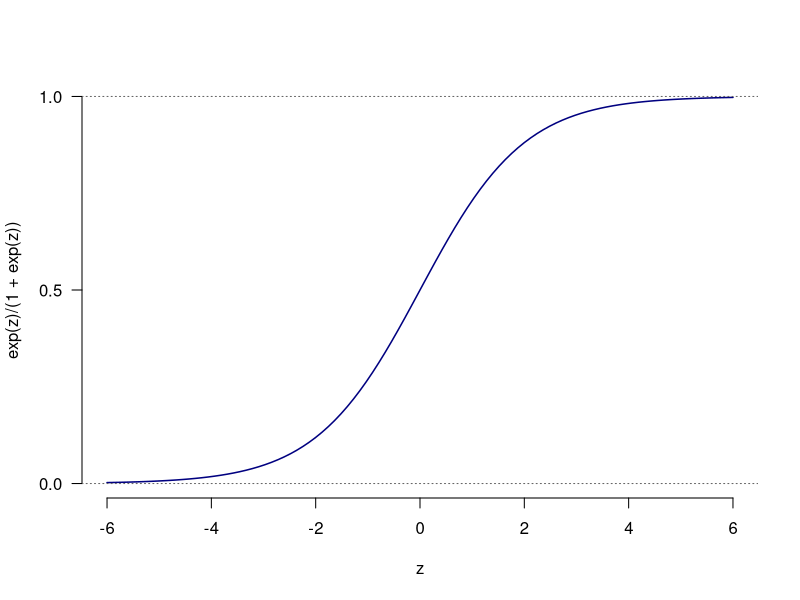
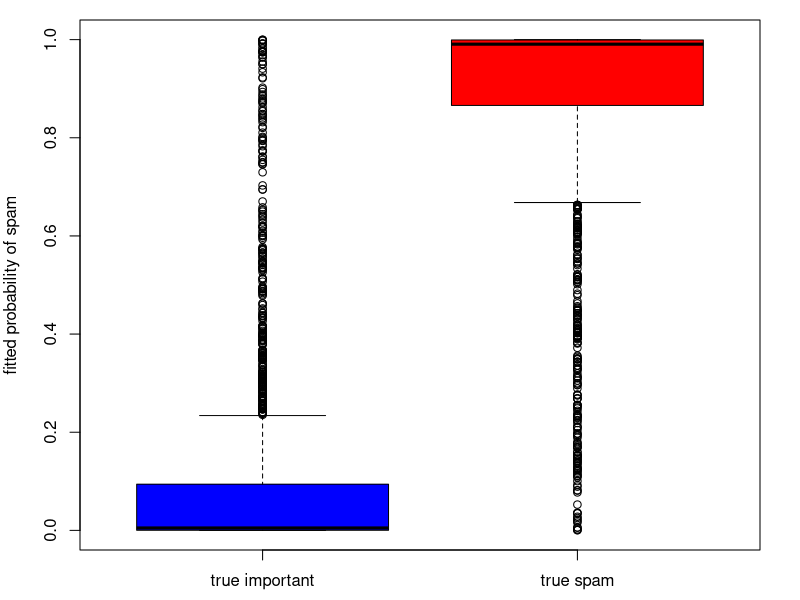
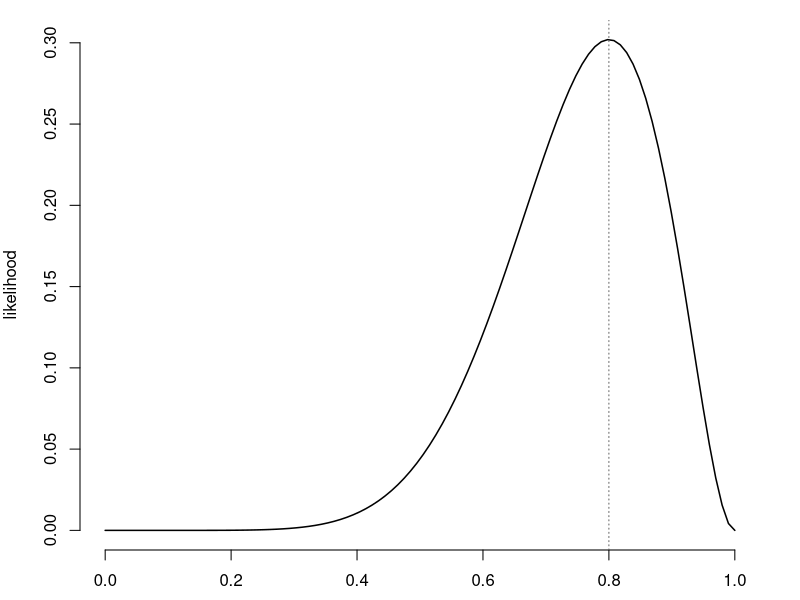
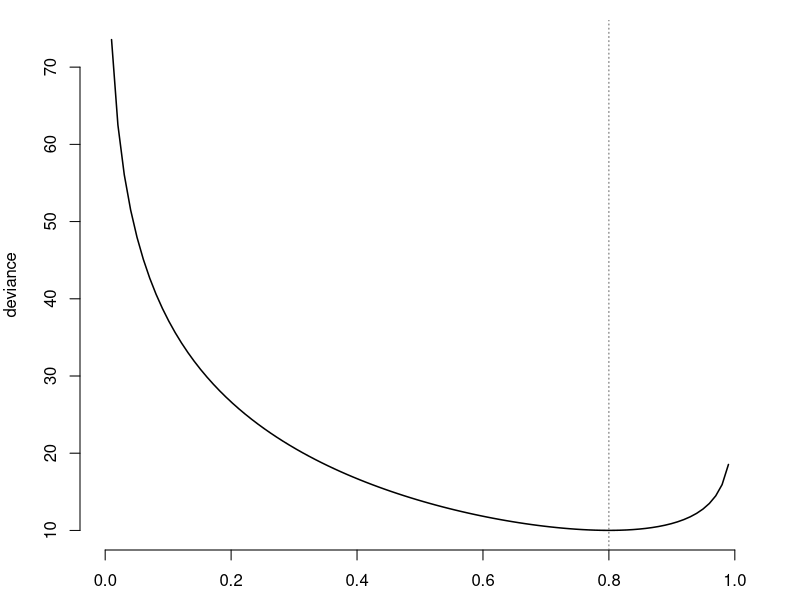

Reproduce these figures in R, in order.
####### Regression #######
###### Logistic Regression

### Spam Logistic Regression

# plot the sigmoidal curve
#png("sigmoidalCurve.png", width=4, height=4, units="in", res=720)
z <- seq(-6,6,length=100)
plot(z, exp(z)/(1+exp(z)), col="navy", type="l", lwd=1.5, bty="n", yaxt="n")
axis(2, at=c(0,0.5,1), las=1)
abline(h=0, lty=3, col="grey40")
abline(h=1, lty=3, col="grey40")
#dev.off()

spammy<- read.csv("Spam.csv")
spammy[c(1,4000), c(16,56,58)]
spamFit <- glm(spam ~ ., data=spammy, family='binomial')
summary(spamFit)
1-spamFit$deviance/spamFit$null.deviance #R-squared

coef(spamFit)["word_free"]
exp(1.542706)

coef(spamFit)["word_george"]
exp(-5.779841)
1/exp(-5.779841)

# can use the model for predictions
predict(spamFit, newdata=spammy[c(1,4000),]) #not probabilities
predict(spamFit,newdata=spammy[c(1,4000),],type="response") #probabilities

# fit plot
#png("spamFit.png", width=5, height=3, units="in", res=720)
par(mai=c(.5,.8,.2,.4))
plot(spamFit$fitted~factor(spammy$spam, levels=0:1, labels=c("true important", "true spam")),
	xlab="", ylab=c("fitted probability of spam"), col=c("blue","red"), bty="n")
#dev.off()

predict(spamFit,newdata=spammy[c(1,4000),],type="response") #probabilities

### likelihood and deviance
p <- seq(0,1,length=100)
#png("coinLHD.png", width=4, height=4, units="in", res=720)
plot(p, dbinom(8, size=10, prob=p), type="l", ylab="likelihood", bty="n", lwd=1.5)
abline(v=0.8, col="grey40", lty=3)
#dev.off()
#png("coinDEV.png", width=4, height=4, units="in", res=720)
plot(p, -16*log(p) - 4*log(1-p), type="l", ylab="deviance", bty="n", lwd=1.5)
abline(v=0.8, col="grey40", lty=3)
#dev.off()
